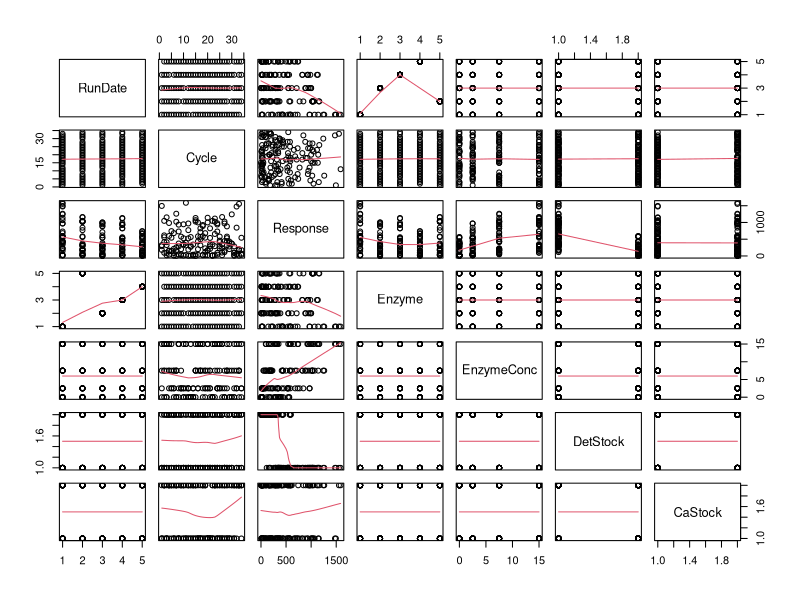
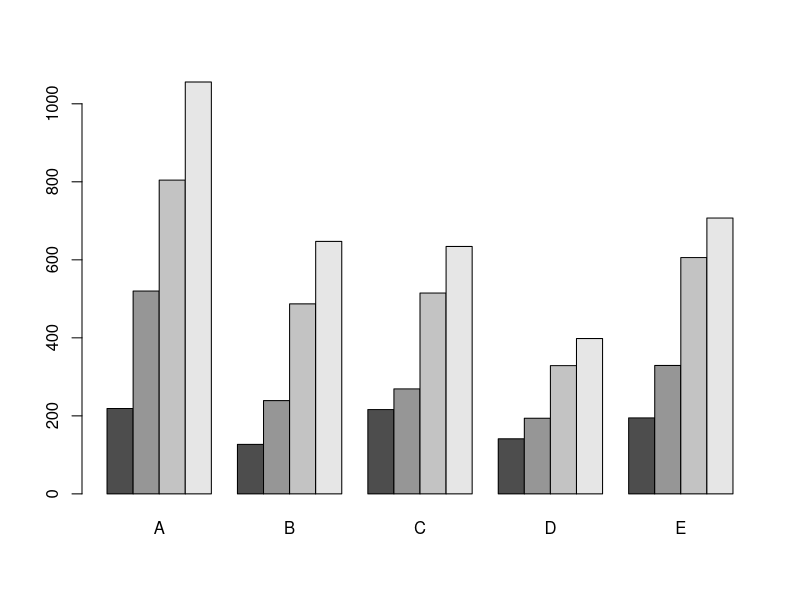
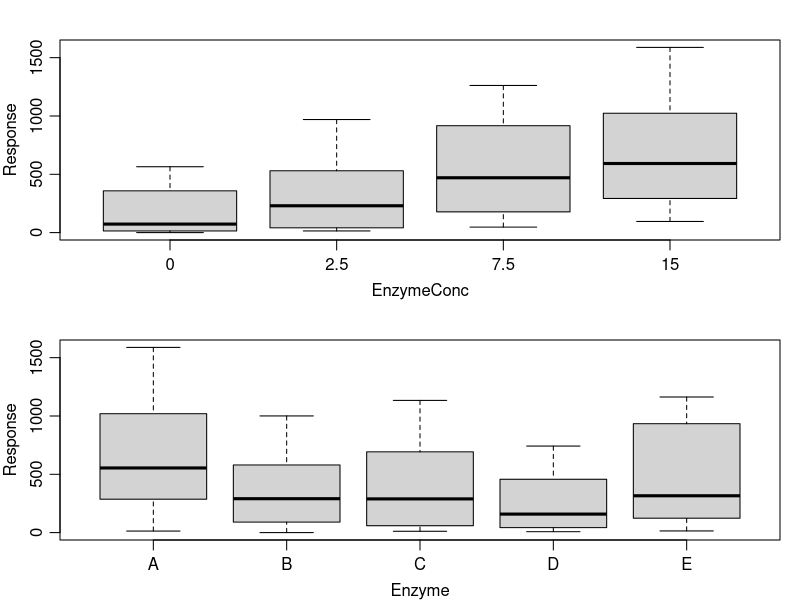
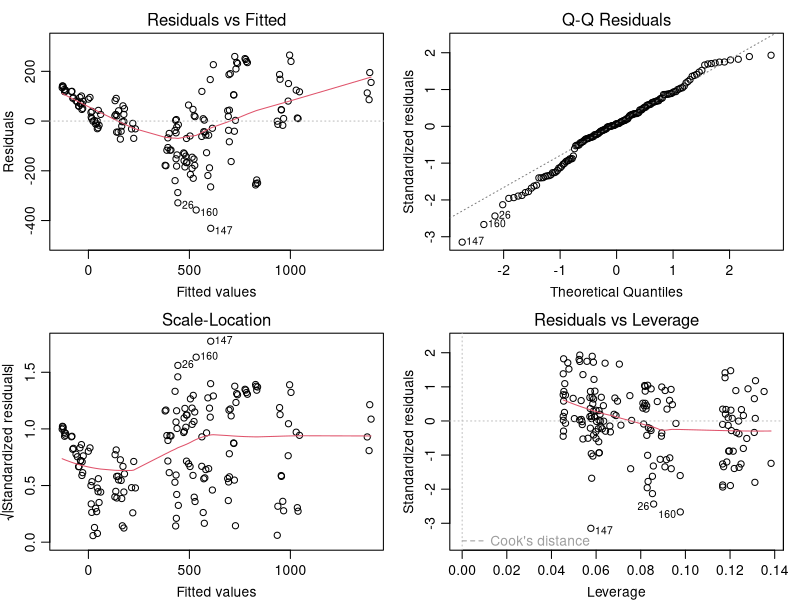
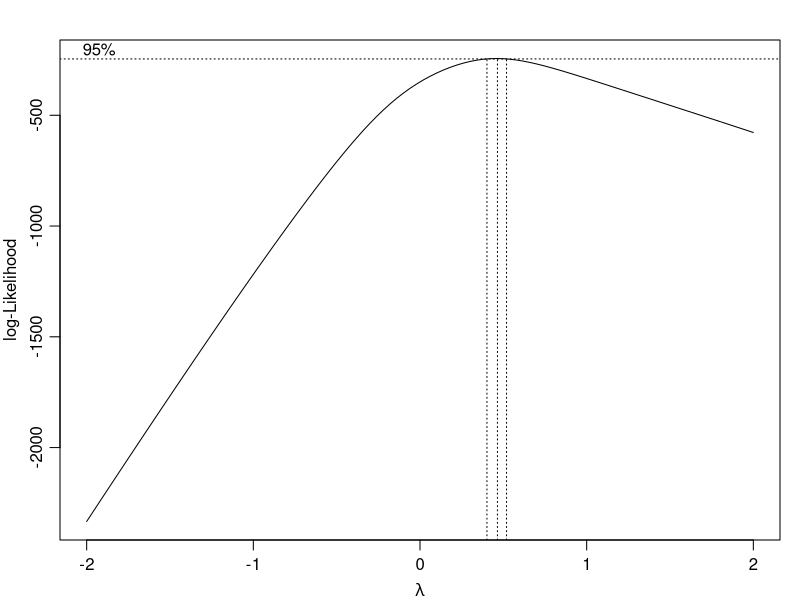
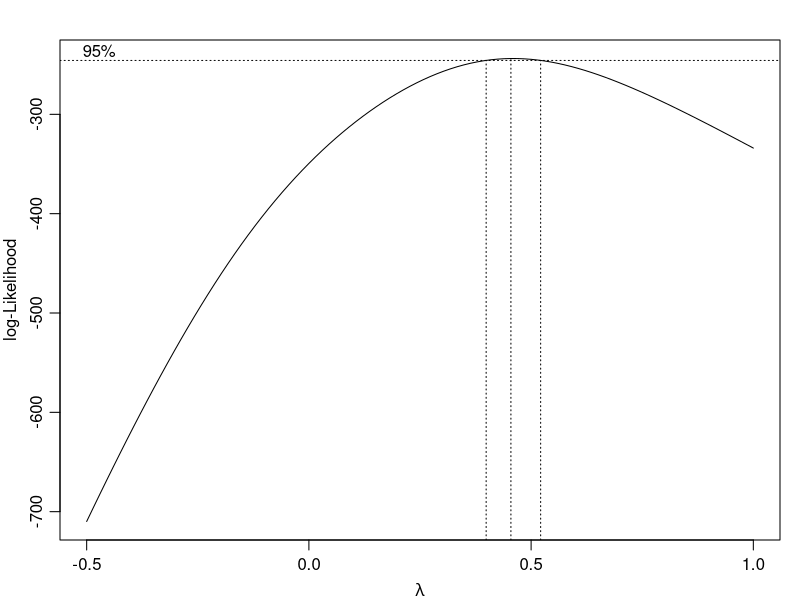
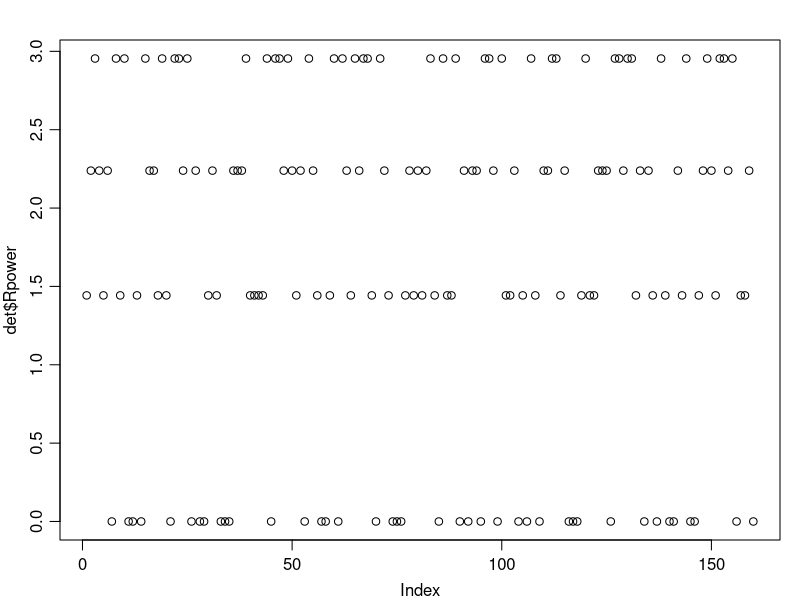
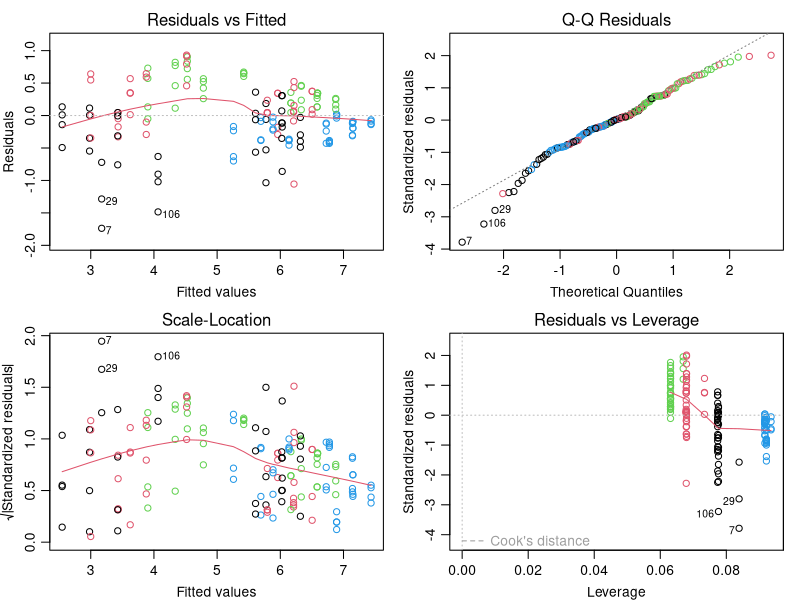

The R source for these figures, in order:
det <- read.table("SPR.txt",header=TRUE, colClasses = c("factor", "numeric", "numeric", "factor", "numeric", "factor", "factor"))
det$RunDate <- factor(det$RunDate,
                      labels = c("25/11/2008","27/11/2008", "3/12/2008", "5/12/2008", "8/12/2008"))

plot(det, panel=panel.smooth)
summary(det)
barplot(tapply(det$Response,list(det$EnzymeConc, det$Enzyme),mean),beside=TRUE)
par(mfrow=c(2,1),mar=c(3,3,2,1),mgp=c(2,0.7,0))
boxplot(Response ~ EnzymeConc,det)
boxplot(Response ~ Enzyme, det)

par(mfrow=c(2,2))
lm1 <- lm(Response ~ RunDate+Cycle+Enzyme*EnzymeConc+DetStock+CaStock, det)
summary(lm1)
plot(lm1)
anova(lm1)
lm2 <- step(lm1)
summary(lm2)
anova(lm2)
drop1(lm2, test="F")

lmt <- lm(Response ~ Enzyme * EnzymeConc, det)
library(MASS)
par(mfrow=c(1,1))
boxcox(lm1, data=det)
boxcox(lm1, lambda = seq(-0.5, 1, length.out = 20), data=det)
det$concpow <- det$EnzymeConc^0.4

plot(det$concpow, det$Rpower)

det$logR <- log(det$Response)
lm3<- step(lm(logR ~ RunDate+Cycle+Enzyme*EnzymeConc*DetStock*CaStock, det, subset = -14))
par(mfrow=c(2,2))
plot(lm3, col=as.numeric(as.factor(det$EnzymeConc[-14])))
summary(lm3)
anova(lm3)
AIC(lm3)
drop1(lm3, test="F")
coef(lm3)

det$Rpower <- det$Response^0.4
lm4<- step(lm(Rpower ~ RunDate+Cycle+Enzyme*concpow+DetStock+CaStock, det, subset = -147))
par(mfrow=c(2,2))
plot(lm4, col=as.numeric(as.factor(det$EnzymeConc[-147])))
summary(lm4)
anova(lm4)
AIC(lm4)
AIC(lm3)
drop1(lm4, test="F")
summary(lm5<-update(lm4,.~.-CaStock))
drop1(lm5, test="F")
summary(lm6<-update(lm5,.~.-DetStock:CaStock))
anova(lm6)


anova(lm3, lm5)
AIC(lm3)
AIC(lm5)

plot(det$EnzymeConc, exp(det$logR), col=as.numeric(det$EnzymeA), pch=19)
interaction.plot(det$EnzymeConc, det$Enzyme, exp(det$logR), ylim = c(0,1500))

# One style
# Calculating 95% confidence intervals:
pred.d<-expand.grid(Enzyme=levels(det$Enzyme), concpow=seq(0,3, 0.2), DetStock="Det0", CaStock="Ca0")
pred<-predict(lm4,pred.d,int="c")^(5/2) # Predictions on original scale
# Plotting
par(mfrow=c(1,2))
matplot(c(0,15),range(pred),type="n",ylim=c(0,2000), ylab="Response", xlab="Concentration", main="Det0")
matlines((0:15), cbind(matrix(pred[,1],nrow=16,byrow=TRUE),matrix(pred[,2],nrow=16,byrow=TRUE),matrix(pred[,3],nrow=16,byrow=TRUE)),col=2:6,lty=rep(c(1,2,2),each=5),lwd=1)
legend("topleft",legend=levels(det$Enzyme),lty=1,col=2:6)

pred.d<-expand.grid(Enzyme=levels(det$Enzyme),concpow=seq(0,3,0.2),DetStock="Det+", CaStock="Ca0")
pred<- predict(lm4,pred.d,int="c")^(5/2) # Predictions on original scale
matplot(c(0,15),range(pred),type="n",ylim=c(0,2000), ylab="Response", xlab="Concentration", main="Det+")
matlines(0:15, cbind(matrix(pred[,1],nrow=16,byrow=TRUE),matrix(pred[,2],nrow=16,byrow=TRUE),matrix(pred[,3],nrow=16,byrow=TRUE)),col=2:6,lty=rep(c(1,2,2),each=5),lwd=1)
legend("topleft",legend=levels(det$Enzyme),lty=1,col=2:6)

